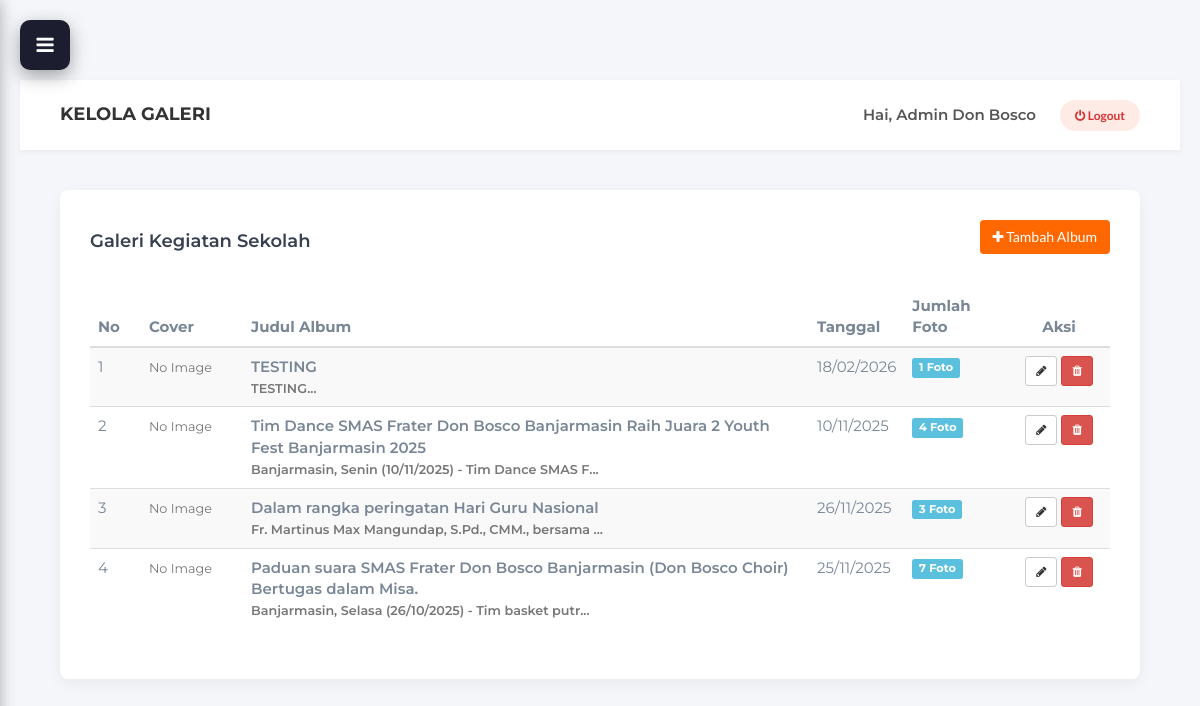
Page /admin/galeri.php (signed in) on the committed database.
### tables this page shows
CREATE TABLE `galeri_media` (
  `id_album` int NOT NULL AUTO_INCREMENT,
  `judul_album` varchar(255) NOT NULL,
  `deskripsi` text,
  `tanggal_event` date NOT NULL,
  `file_path` varchar(255) DEFAULT NULL,
  `tipe_media` enum('Foto','Video') NOT NULL,
  PRIMARY KEY (`id_album`)
);

### controllers/AdminGaleriController.php (called while the page is built, shortened)
<?php
require_once __DIR__ . '/../models/GaleriModel.php';
class AdminGaleriController {
    public function index() {
        $model = new GaleriModel();
        $data_galeri = $model->getAllAlbums();
        require_once '../views/admin/galeri_index.php';
    }
}
?>

### models/GaleriModel.php (called while the page is built, shortened)
<?php
require_once 'Database.php';
class GaleriModel extends Database {
    public function getAllAlbums($limit = null, $start = null) {
        $limit_sql = "";
        $sql = "SELECT g.*,
                (SELECT file_foto FROM galeri_fotos WHERE id_album = g.id_album LIMIT 1) as cover_foto,
                (SELECT COUNT(*) FROM galeri_fotos WHERE id_album = g.id_album) as jumlah_foto
                FROM galeri_media g
                ORDER BY g.id_album DESC" . $limit_sql;
        $query = $this->query($sql);
        $data_album = [];
        if ($query) {
            while ($row = mysqli_fetch_assoc($query)) {
                $data_album[] = $row;
            }
        }
        return $data_album;
    }
}
?>

### models/Database.php (called while the page is built, shortened)
<?php
require_once __DIR__ . '/../Koneksi Database/koneksi.php';
class Database {
    protected $koneksi;
    public function __construct() {
        global $koneksi;
        $this->koneksi = $koneksi;
    }
    public function query($sql) {
        return mysqli_query($this->koneksi, $sql);
    }
}
?>

### views/admin/galeri_index.php (the view, shortened to what this page needs)
<?php
require_once 'template/header.php';
require_once 'template/sidebar.php';
?>
<div class="main-content">
    <?php require_once 'template/topbar.php'; ?>
    <div class="content-wrapper">
        <div class="card-box">
            <div class="row" style="margin-bottom: 20px;">
                <div class="col-md-6"><h4>Galeri Kegiatan Sekolah</h4></div>
                <div class="col-md-6 text-right">
                    <a href="galeri.php?aksi=tambah" class="btn btn-orange"><i class="fa fa-plus"></i> Tambah Album</a>
                </div>
            </div>
            <div class="table-responsive">
                <table class="table table-hover table-striped">
                    <thead>
                        <tr>
                            <th width="5%">No</th>
                            <th width="10%">Cover</th>
                            <th>Judul Album</th>
                            <th>Tanggal</th>
                            <th>Jumlah Foto</th>
                            <th width="10%" class="text-center">Aksi</th>
                        </tr>
                    </thead>
                    <tbody>
                        <?php
                        $no = 1;
                        if (isset($data_galeri) && count($data_galeri) > 0) {
                            foreach ($data_galeri as $g) {
                                $cover = $g['cover_foto'];
                                $jumlah = $g['jumlah_foto'];
                                $img_path = "uploads/galeri/" . $cover;
                        ?>
                        <tr>
                            <td><?php echo $no++; ?></td>
                            <td>
                                <?php if(!empty($cover) && file_exists("../admin/" . $img_path)): ?>
                                    <img src="<?php echo $img_path; ?>" width="60" height="60" style="border-radius: 4px; object-fit: cover;">
                                <?php else: ?>
                                    <small class="text-muted">No Image</small>
                                <?php endif; ?>
                            </td>
                            <td style="font-weight:600;">
                                <?php echo htmlspecialchars($g['judul_album']); ?>
                                <br><small class="text-muted"><?php echo substr($g['deskripsi'], 0, 50); ?>...</small>
                            </td>
                            <td><?php echo date('d/m/Y', strtotime($g['tanggal_event'])); ?></td>
                            <td>
                                <span class="label label-info"><?php echo $jumlah; ?> Foto</span>
                            </td>
                            <td class="text-center">
                                <a href="galeri.php?aksi=edit&id=<?php echo $g['id_album']; ?>" class="btn btn-sm btn-default" title="Edit & Kelola Foto">
                                    <i class="fa fa-pencil"></i>
                                </a>
                                <a href="galeri.php?aksi=hapus&id=<?php echo $g['id_album']; ?>" class="btn btn-sm btn-danger" onclick="return confirm('Hapus Album ini beserta semua fotonya?')" title="Hapus Album">
                                    <i class="fa fa-trash"></i>
                                </a>
                            </td>
                        </tr>
                        <?php
                            }
                        } else {
                            echo "<tr><td colspan='6' class='text-center'>Belum ada album galeri.</td></tr>";
                        }
                        ?>
                    </tbody>
                </table>
            </div>
        </div>
    </div>
</div>
<?php require_once 'template/footer.php'; ?>

### css/style.css (style rules this page uses)
body { font-family: 'Montserrat', sans-serif; font-size: 15px; font-weight: 400; color: #798696; overflow-x:hidden; }
h1,h2,h3,h4,h5,h6 { margin-top: 12px; margin-bottom: 15px; font-weight: 600; color: #374050; }
h4 { font-size:18px; }
a { font-family: 'Lato', sans-serif; color: #374050; font-weight: 700; }

### css/header-custom.css (style rules this page uses)
html { scroll-behavior: smooth !important; }

### views/admin/template/header.php (style rules this page uses)
body { background-color: #f5f7fa; font-family: 'Montserrat', sans-serif; padding-top: 0; }
.main-content { margin-left: 260px; transition: all 0.3s; }
.content-wrapper { padding: 40px; }
.card-box { background: #fff; padding: 30px; border-radius: 8px; box-shadow: 0 5px 15px rgba(0,0,0,0.05); }
.btn-orange { background: #FF6700; color: #fff; border: none; }

### views/admin/template/sidebar.php (style rules this page uses)
.main-content { margin-left: 260px; transition: margin-left 0.3s ease; position: relative; min-height: 100vh; background: #f5f6fa; padding: 20px; padding-top: 80px; }
.main-content.full { margin-left: 0; }

### rows in the picture
galeri_media: judul_album "TESTING", deskripsi "TESTING", tanggal_event "18/02/2026", jumlah "1"
galeri_media: judul_album "Tim Dance SMAS Frater Don Bosco Banjarmasin Raih Juara 2 Youth Fest Banjarmasin 2025", deskripsi "Banjarmasin, Senin (10/11/2025) - Tim Dance SMAS F", tanggal_event "10/11/2025", jumlah "4"
galeri_media: judul_album "Dalam rangka peringatan Hari Guru Nasional", deskripsi "Fr. Martinus Max Mangundap, S.Pd., CMM., bersama", tanggal_event "26/11/2025", jumlah "3"
galeri_media: judul_album "Paduan suara SMAS Frater Don Bosco Banjarmasin (Don Bosco Choir) Bertugas dalam Misa.", deskripsi "Banjarmasin, Selasa (26/10/2025) - Tim basket putr", tanggal_event "25/11/2025", jumlah "7"

### other values in the picture
$title "KELOLA GALERI"
$_SESSION['admin_nama'] "Admin Don Bosco"
